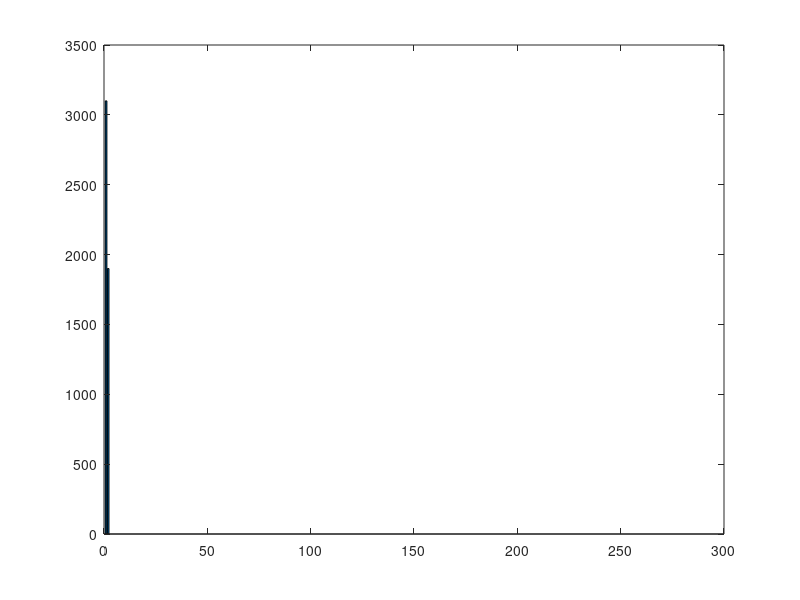

This chart was generated by the following MATLAB code:
%% Parameters:
clear all, clc, close all
% ADC and input data oscilloscope acquisition
acquisition_rate = 50e3;%Hz
sampling_rate = 250e6;%Hz
top_period = 7600e-9;%s
top_samples_offset = 2000;
histogram_bins = 256;
%Calculated
samples_acquisition = sampling_rate/acquisition_rate;
top_samples = top_period*sampling_rate;
%% Signal generation
signal_template = cast(zeros(1,samples_acquisition), 'uint16');
for i = 1:top_samples
    signal_template(i+top_samples_offset) = 1;
end
%% Histogram
signal = signal_template;
hist_array =zeros(1,histogram_bins);
for n=1:length(signal)
    hist_array(1,signal(n)+1)=hist_array(1,signal(n)+1)+1; %add 1 into to corresponding bin
end
bar(hist_array)
